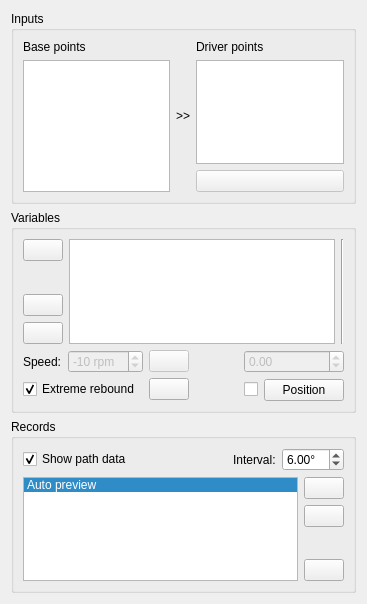
<?xml version="1.0" encoding="UTF-8"?>
<ui version="4.0">
 <class>Form</class>
 <widget class="QWidget" name="Form">
  <property name="geometry">
   <rect>
    <x>0</x>
    <y>0</y>
    <width>367</width>
    <height>604</height>
   </rect>
  </property>
  <property name="windowTitle">
   <string>Form</string>
  </property>
  <layout class="QVBoxLayout" name="verticalLayout_6">
   <item>
    <widget class="QGroupBox" name="joint_groupBox">
     <property name="title">
      <string>Inputs</string>
     </property>
     <layout class="QHBoxLayout" name="horizontalLayout">
      <item>
       <layout class="QVBoxLayout" name="verticalLayout_13">
        <item>
         <widget class="QLabel" name="joint_list_lable">
          <property name="text">
           <string>Base points</string>
          </property>
         </widget>
        </item>
        <item>
         <widget class="QListWidget" name="joint_list">
          <property name="statusTip">
           <string>Choose a point to be a revolute joint.</string>
          </property>
          <property name="editTriggers">
           <set>QAbstractItemView::NoEditTriggers</set>
          </property>
         </widget>
        </item>
       </layout>
      </item>
      <item>
       <widget class="QLabel" name="inputs_label_right2">
        <property name="text">
         <string>&gt;&gt;</string>
        </property>
       </widget>
      </item>
      <item>
       <layout class="QVBoxLayout" name="verticalLayout_16">
        <item>
         <widget class="QLabel" name="driver_list_lable">
          <property name="text">
           <string>Driver points</string>
          </property>
         </widget>
        </item>
        <item>
         <widget class="QListWidget" name="driver_list">
          <property name="statusTip">
           <string>Coordinate movement reference.</string>
          </property>
          <property name="editTriggers">
           <set>QAbstractItemView::NoEditTriggers</set>
          </property>
         </widget>
        </item>
        <item>
         <widget class="QPushButton" name="variable_add">
          <property name="enabled">
           <bool>false</bool>
          </property>
          <property name="statusTip">
           <string>Add to variable list with above settings.</string>
          </property>
          <property name="icon">
           <iconset resource="../../icons.qrc">
            <normaloff>:/icons/arrow_down.png</normaloff>:/icons/arrow_down.png</iconset>
          </property>
         </widget>
        </item>
       </layout>
      </item>
     </layout>
    </widget>
   </item>
   <item>
    <widget class="QGroupBox" name="variable_groupBox">
     <property name="title">
      <string>Variables</string>
     </property>
     <layout class="QVBoxLayout" name="verticalLayout_4">
      <item>
       <layout class="QHBoxLayout" name="inputs_dial_layout">
        <item>
         <layout class="QVBoxLayout" name="verticalLayout_5">
          <item>
           <widget class="QPushButton" name="variable_up">
            <property name="toolTip">
             <string>Upgrade priority of the variable.</string>
            </property>
            <property name="icon">
             <iconset resource="../../icons.qrc">
              <normaloff>:/icons/arrow_up.png</normaloff>:/icons/arrow_up.png</iconset>
            </property>
           </widget>
          </item>
          <item>
           <spacer name="verticalSpacer">
            <property name="orientation">
             <enum>Qt::Vertical</enum>
            </property>
            <property name="sizeHint" stdset="0">
             <size>
              <width>20</width>
              <height>40</height>
             </size>
            </property>
           </spacer>
          </item>
          <item>
           <widget class="QPushButton" name="variable_down">
            <property name="toolTip">
             <string>Downgrade priority of the variable.</string>
            </property>
            <property name="icon">
             <iconset resource="../../icons.qrc">
              <normaloff>:/icons/arrow_down.png</normaloff>:/icons/arrow_down.png</iconset>
            </property>
           </widget>
          </item>
          <item>
           <widget class="QPushButton" name="variable_remove">
            <property name="statusTip">
             <string>Delete the specified variable.</string>
            </property>
            <property name="icon">
             <iconset resource="../../icons.qrc">
              <normaloff>:/icons/delete.png</normaloff>:/icons/delete.png</iconset>
            </property>
           </widget>
          </item>
         </layout>
        </item>
        <item>
         <widget class="QListWidget" name="variable_list">
          <property name="statusTip">
           <string>All the variable of this mechanism.</string>
          </property>
          <property name="editTriggers">
           <set>QAbstractItemView::NoEditTriggers</set>
          </property>
         </widget>
        </item>
        <item>
         <widget class="Line" name="line_5">
          <property name="orientation">
           <enum>Qt::Vertical</enum>
          </property>
         </widget>
        </item>
       </layout>
      </item>
      <item>
       <layout class="QHBoxLayout" name="horizontalLayout_3">
        <item>
         <layout class="QVBoxLayout" name="verticalLayout_18">
          <item>
           <layout class="QHBoxLayout" name="horizontalLayout_4">
            <item>
             <widget class="QLabel" name="variable_speed_label">
              <property name="text">
               <string>Speed:</string>
              </property>
             </widget>
            </item>
            <item>
             <widget class="QSpinBox" name="variable_speed">
              <property name="enabled">
               <bool>false</bool>
              </property>
              <property name="statusTip">
               <string>Speed value of the auto driver.</string>
              </property>
              <property name="suffix">
               <string> rpm</string>
              </property>
              <property name="minimum">
               <number>-100</number>
              </property>
              <property name="maximum">
               <number>100</number>
              </property>
              <property name="singleStep">
               <number>5</number>
              </property>
              <property name="value">
               <number>-10</number>
              </property>
             </widget>
            </item>
           </layout>
          </item>
          <item>
           <widget class="QCheckBox" name="extremeRebound">
            <property name="statusTip">
             <string>When solver calls error, auto driver will change the direction.</string>
            </property>
            <property name="text">
             <string>Extreme rebound</string>
            </property>
            <property name="checked">
             <bool>true</bool>
            </property>
           </widget>
          </item>
         </layout>
        </item>
        <item>
         <layout class="QVBoxLayout" name="verticalLayout_3">
          <item>
           <widget class="QPushButton" name="variable_play">
            <property name="enabled">
             <bool>false</bool>
            </property>
            <property name="statusTip">
             <string>(F5) Start / Pause the auto driver of this variables.</string>
            </property>
            <property name="icon">
             <iconset resource="../../icons.qrc">
              <normaloff>:/icons/play.png</normaloff>
              <activeon>:/icons/pause.png</activeon>:/icons/play.png</iconset>
            </property>
            <property name="checkable">
             <bool>true</bool>
            </property>
           </widget>
          </item>
          <item>
           <widget class="QPushButton" name="variable_stop">
            <property name="statusTip">
             <string>Stop the auto driver and return to original place.</string>
            </property>
            <property name="icon">
             <iconset resource="../../icons.qrc">
              <normaloff>:/icons/interrupted.png</normaloff>:/icons/interrupted.png</iconset>
            </property>
           </widget>
          </item>
         </layout>
        </item>
        <item>
         <spacer name="horizontalSpacer_2">
          <property name="orientation">
           <enum>Qt::Horizontal</enum>
          </property>
          <property name="sizeHint" stdset="0">
           <size>
            <width>40</width>
            <height>20</height>
           </size>
          </property>
         </spacer>
        </item>
        <item>
         <layout class="QVBoxLayout" name="verticalLayout">
          <item>
           <widget class="QDoubleSpinBox" name="dial_spinbox">
            <property name="enabled">
             <bool>false</bool>
            </property>
            <property name="minimum">
             <double>-360.000000000000000</double>
            </property>
            <property name="maximum">
             <double>360.000000000000000</double>
            </property>
           </widget>
          </item>
          <item>
           <layout class="QHBoxLayout" name="horizontalLayout_2">
            <item>
             <widget class="QCheckBox" name="update_pos_option">
              <property name="sizePolicy">
               <sizepolicy hsizetype="Fixed" vsizetype="Fixed">
                <horstretch>0</horstretch>
                <verstretch>0</verstretch>
               </sizepolicy>
              </property>
              <property name="statusTip">
               <string>Check to update coordinate every time.</string>
              </property>
             </widget>
            </item>
            <item>
             <widget class="QPushButton" name="update_pos">
              <property name="statusTip">
               <string>Update current position as point coordinates.</string>
              </property>
              <property name="text">
               <string>Position</string>
              </property>
              <property name="icon">
               <iconset resource="../../icons.qrc">
                <normaloff>:/icons/dataupdate.png</normaloff>:/icons/dataupdate.png</iconset>
              </property>
             </widget>
            </item>
           </layout>
          </item>
         </layout>
        </item>
       </layout>
      </item>
     </layout>
    </widget>
   </item>
   <item>
    <widget class="QGroupBox" name="record_groupBox">
     <property name="title">
      <string>Records</string>
     </property>
     <layout class="QVBoxLayout" name="verticalLayout_22">
      <item>
       <layout class="QHBoxLayout" name="horizontalLayout_6">
        <item>
         <widget class="QCheckBox" name="record_show">
          <property name="statusTip">
           <string>Show path data on the canvas.</string>
          </property>
          <property name="text">
           <string>Show path data</string>
          </property>
          <property name="checked">
           <bool>true</bool>
          </property>
         </widget>
        </item>
        <item>
         <spacer name="horizontalSpacer">
          <property name="orientation">
           <enum>Qt::Horizontal</enum>
          </property>
          <property name="sizeHint" stdset="0">
           <size>
            <width>40</width>
            <height>20</height>
           </size>
          </property>
         </spacer>
        </item>
        <item>
         <widget class="QLabel" name="record_interval_label">
          <property name="text">
           <string>Interval:</string>
          </property>
         </widget>
        </item>
        <item>
         <widget class="QDoubleSpinBox" name="record_interval">
          <property name="statusTip">
           <string>Each coordinate will be recorded after this angle value.</string>
          </property>
          <property name="suffix">
           <string>°</string>
          </property>
          <property name="minimum">
           <double>0.500000000000000</double>
          </property>
          <property name="maximum">
           <double>10.000000000000000</double>
          </property>
          <property name="value">
           <double>6.000000000000000</double>
          </property>
         </widget>
        </item>
       </layout>
      </item>
      <item>
       <layout class="QHBoxLayout" name="horizontalLayout_8">
        <item>
         <widget class="QListWidget" name="record_list">
          <property name="contextMenuPolicy">
           <enum>Qt::CustomContextMenu</enum>
          </property>
          <property name="statusTip">
           <string>All recorded path data of this workbook.</string>
          </property>
          <property name="currentRow">
           <number>0</number>
          </property>
          <item>
           <property name="text">
            <string>Auto preview</string>
           </property>
          </item>
         </widget>
        </item>
        <item>
         <layout class="QVBoxLayout" name="verticalLayout_2">
          <item>
           <widget class="QPushButton" name="update_preview_button">
            <property name="toolTip">
             <string>Refresh preview path data.</string>
            </property>
            <property name="icon">
             <iconset resource="../../icons.qrc">
              <normaloff>:/icons/dataupdate.png</normaloff>:/icons/dataupdate.png</iconset>
            </property>
           </widget>
          </item>
          <item>
           <widget class="QPushButton" name="record_start">
            <property name="statusTip">
             <string>Start / Stop record.</string>
            </property>
            <property name="icon">
             <iconset resource="../../icons.qrc">
              <normaloff>:/icons/record.png</normaloff>:/icons/record.png</iconset>
            </property>
            <property name="checkable">
             <bool>true</bool>
            </property>
           </widget>
          </item>
          <item>
           <spacer name="verticalSpacer_6">
            <property name="orientation">
             <enum>Qt::Vertical</enum>
            </property>
            <property name="sizeHint" stdset="0">
             <size>
              <width>20</width>
              <height>40</height>
             </size>
            </property>
           </spacer>
          </item>
          <item>
           <widget class="QPushButton" name="record_remove">
            <property name="statusTip">
             <string>Delete the specified path data.</string>
            </property>
            <property name="icon">
             <iconset resource="../../icons.qrc">
              <normaloff>:/icons/delete.png</normaloff>:/icons/delete.png</iconset>
            </property>
           </widget>
          </item>
         </layout>
        </item>
       </layout>
      </item>
     </layout>
    </widget>
   </item>
  </layout>
 </widget>
 <resources>
  <include location="../../icons.qrc"/>
 </resources>
 <connections/>
</ui>
